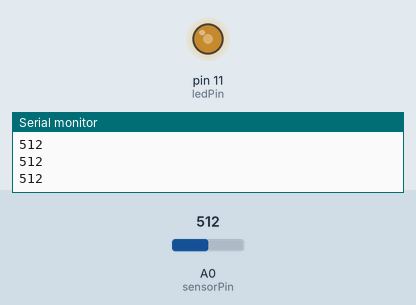
A sketch run on a simulated Arduino Uno, built with avr-gcc and run on an emulated ATmega328P. Parts: output pins drawn as LEDs (lit = HIGH), the last lines printed to the serial monitor. The test bench sets the inputs (shaded band); at power-on: A0 (sensorPin) = 512.

Above: at 1.2 s.
1.3 s: A0 (sensorPin) set to 716
At 1.6 s:
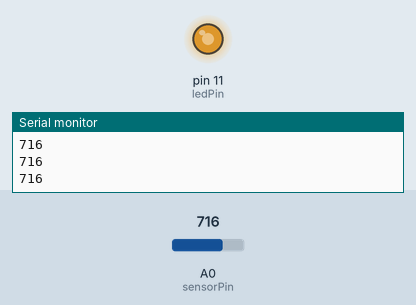
2.8 s: A0 (sensorPin) set to 900
At 3.9 s:
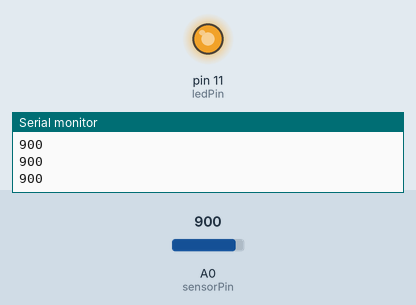
4.3 s: A0 (sensorPin) set to 122
At 5.1 s:
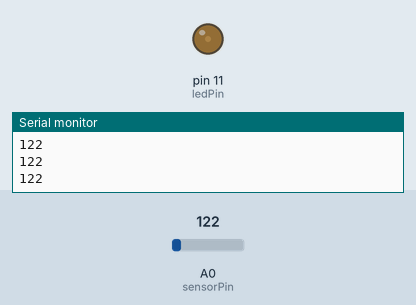
5.8 s: A0 (sensorPin) set to 0
At 6.2 s:
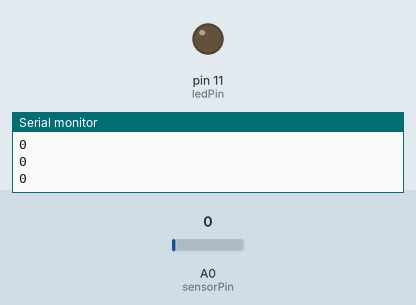
7.3 s: A0 (sensorPin) set to 511
At 8.5 s:
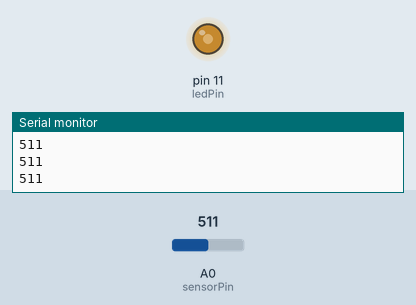
Timing chart, 0 to 9.8 s (numbered marks = the images above; inputs shaded):
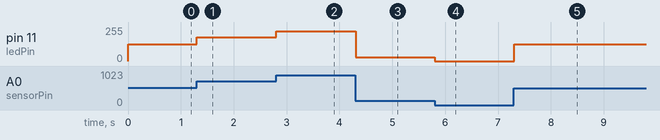

The sketch:

080125_ex01_light_sensor.ino
```cpp
int ledPin = 11;
int sensorPin = A0;

int sensorValue = 0;

void setup() {
  Serial.begin(9600);
  pinMode(ledPin, OUTPUT); // LED OUT
  pinMode(sensorPin, INPUT); // Light sensor IN
}

void loop() {
  sensorValue = analogRead(sensorPin);

  Serial.println(sensorValue);

  int lightValue = map(sensorValue, 0, 1023, 0, 255);

  analogWrite(ledPin, lightValue);

/*
  // Hardcode to turn led on or off after a certain threshold

  if (sensorValue >= 500 && sensorValue <= 1024) {
    digitalWrite(ledPin, HIGH);
  } else {
    digitalWrite(ledPin, LOW);
  }*/

  delay(10);
}
```

Measured:
- after the input at 1.3 s, pin 11 (ledPin): 127/255 → 178/255 at once
- after the input at 2.8 s, pin 11 (ledPin): 178/255 → 224/255 at once
- after the input at 4.3 s, pin 11 (ledPin): 224/255 → 30/255 at once
- after the input at 5.8 s, pin 11 (ledPin): 30/255 → 0/255 at once
- after the input at 7.3 s, pin 11 (ledPin): 0/255 → 127/255 at once
